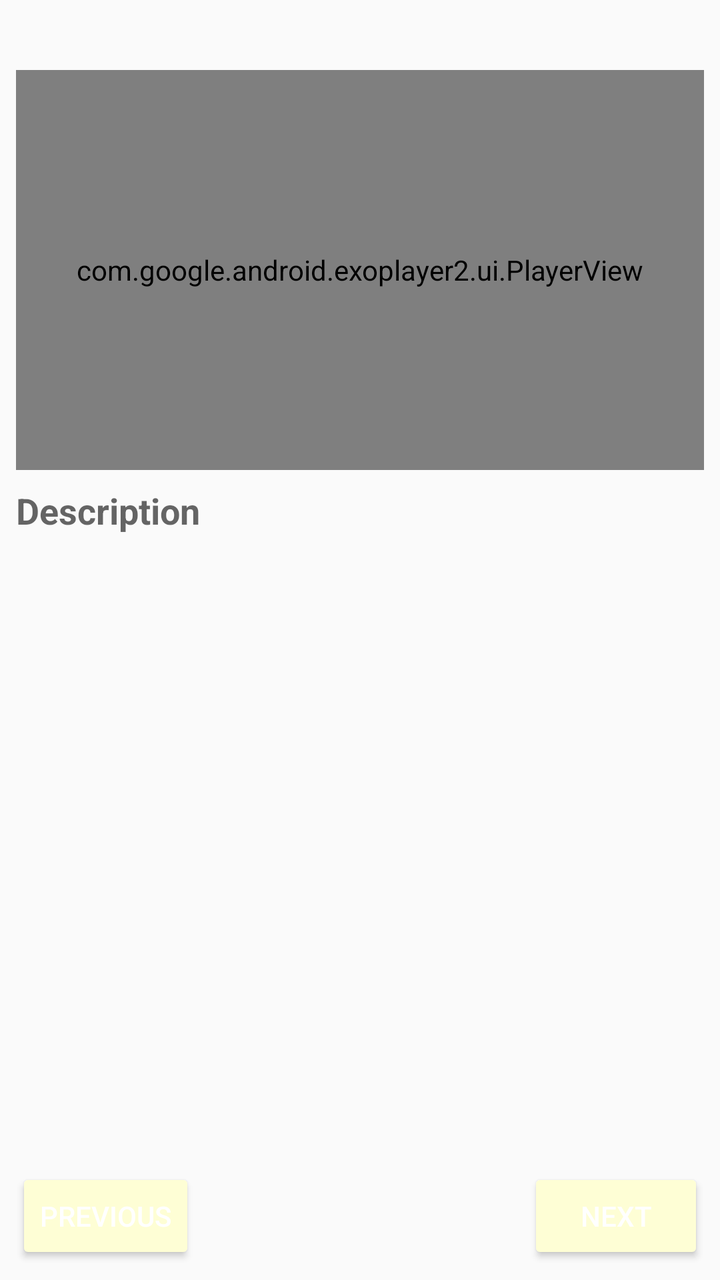
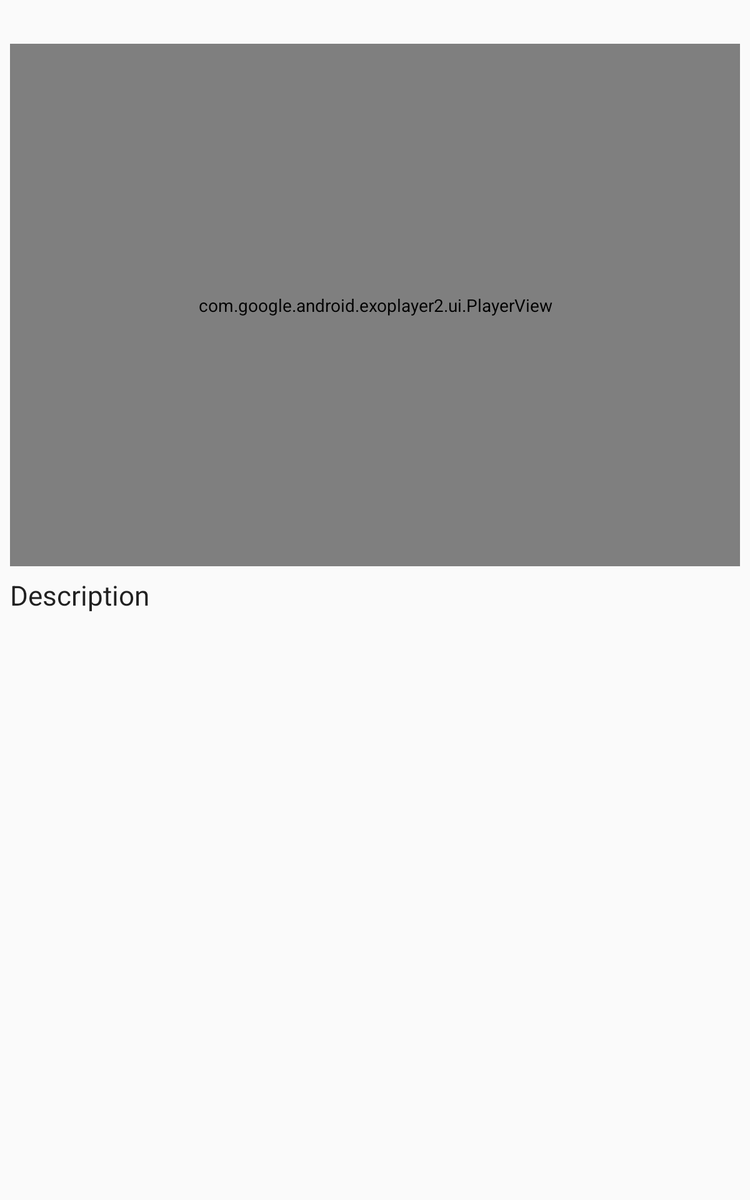

An Android layout and its configuration variant, each rendered on a device that would load it. The default file and the variant file are quoted in full after the pictures.
<!-- AndroidManifest.xml: application theme AppTheme -->
<!-- res/layout/fragment_recipe_step.xml -->
<?xml version="1.0" encoding="utf-8"?>
<android.support.constraint.ConstraintLayout xmlns:android="http://schemas.android.com/apk/res/android"
    xmlns:app="http://schemas.android.com/apk/res-auto"
    xmlns:tools="http://schemas.android.com/tools"
    android:layout_width="match_parent"
    android:layout_height="match_parent"
    tools:layout_editor_absoluteY="81dp">

    <ScrollView
        android:layout_width="match_parent"
        android:layout_height="0dp"
        android:layout_marginBottom="8dp"
        android:fillViewport="true"
        android:orientation="vertical"
        app:layout_constraintBottom_toTopOf="@+id/btnPrevious"
        app:layout_constraintTop_toTopOf="parent">

        <android.support.constraint.ConstraintLayout
            android:layout_width="match_parent"
            android:layout_height="wrap_content">

            <TextView
                android:id="@+id/tvStepNumber"
                style="@style/Step.50"
                android:layout_marginStart="16dp"
                android:layout_marginTop="8dp"
                app:layout_constraintStart_toStartOf="parent"
                app:layout_constraintTop_toTopOf="parent" />

            <TextView
                android:id="@+id/tvStepName"
                android:layout_width="0dp"
                android:layout_height="wrap_content"
                android:layout_marginStart="8dp"
                android:textAppearance="@style/TextAppearance.AppCompat.Subhead"
                app:layout_constraintBottom_toBottomOf="@+id/tvStepNumber"
                app:layout_constraintEnd_toEndOf="parent"
                app:layout_constraintStart_toEndOf="@+id/tvStepNumber"
                app:layout_constraintTop_toTopOf="@+id/tvStepNumber" />


            <com.google.android.exoplayer2.ui.PlayerView
                android:id="@+id/exPlayer"
                android:layout_width="0dp"
                android:layout_height="@dimen/step_video_height"
                android:layout_marginLeft="8dp"
                android:layout_marginTop="8dp"
                android:layout_marginRight="8dp"
                app:layout_constraintEnd_toEndOf="parent"
                app:layout_constraintStart_toStartOf="parent"
                app:layout_constraintTop_toBottomOf="@+id/tvStepNumber" />

            <TextView
                android:id="@+id/tvDescriptionTitle"
                android:layout_width="wrap_content"
                android:layout_height="wrap_content"
                android:layout_marginStart="8dp"
                android:layout_marginTop="8dp"
                android:text="@string/step_description"
                android:textAppearance="@style/TextAppearance.AppCompat.Medium"
                android:textStyle="bold"
                app:layout_constraintStart_toStartOf="parent"
                app:layout_constraintTop_toBottomOf="@+id/exPlayer" />

            <TextView
                android:id="@+id/tvDescription"
                android:layout_width="0dp"
                android:layout_height="wrap_content"
                android:layout_marginStart="8dp"
                android:layout_marginTop="8dp"
                android:layout_marginEnd="8dp"
                app:layout_constraintEnd_toEndOf="parent"
                app:layout_constraintHorizontal_bias="0.445"
                app:layout_constraintStart_toStartOf="parent"
                app:layout_constraintTop_toBottomOf="@+id/tvDescriptionTitle" />

            <ImageView
                android:id="@+id/ivStep"
                android:layout_width="0dp"
                android:layout_height="0dp"
                android:contentDescription="@string/recipe_step_cd_image"
                android:visibility="invisible"
                app:layout_constraintBottom_toBottomOf="@+id/exPlayer"
                app:layout_constraintEnd_toEndOf="@+id/exPlayer"
                app:layout_constraintStart_toStartOf="parent"
                app:layout_constraintTop_toBottomOf="@+id/tvStepNumber"
                app:srcCompat="?attr/colorButtonNormal" />

        </android.support.constraint.ConstraintLayout>

    </ScrollView>

    <Button
        android:id="@+id/btnNext"
        style="@style/Widget.AppCompat.Button.Colored"
        android:layout_width="wrap_content"
        android:layout_height="wrap_content"
        android:layout_marginEnd="8dp"
        android:layout_marginBottom="8dp"
        android:text="@string/step_next"
        app:layout_constraintBottom_toBottomOf="parent"
        app:layout_constraintEnd_toEndOf="parent" />

    <Button
        android:id="@+id/btnPrevious"
        style="@style/Widget.AppCompat.Button.Colored"
        android:layout_width="wrap_content"
        android:layout_height="wrap_content"
        android:layout_marginStart="8dp"
        android:layout_marginBottom="8dp"
        android:text="@string/step_previous"
        app:layout_constraintBottom_toBottomOf="parent"
        app:layout_constraintStart_toStartOf="parent" />


</android.support.constraint.ConstraintLayout>
<!-- resources referenced by this layout -->
<resources>
  <dimen name="step_video_height">200dp</dimen>
  <string name="recipe_step_cd_image">Image for step</string>
  <string name="step_description">Description</string>
  <string name="step_next">Next</string>
  <string name="step_previous">Previous</string>
  <style name="AppTheme" parent="Theme.AppCompat.Light.DarkActionBar">
          
          <item name="colorPrimary">@color/colorPrimary</item>
          <item name="colorPrimaryDark">@color/colorPrimaryDark</item>
          <item name="colorAccent">@color/colorAccent</item>
      </style>
  <color name="colorPrimary">#7c4789</color>
  <color name="colorPrimaryDark">#4a0e5c</color>
  <color name="colorAccent">#fefed5</color>
</resources>
<!-- res/layout-sw600dp/fragment_recipe_step.xml (the repository's variant of the layout above) -->
<!-- drawn on a 7-inch tablet held upright -->
<?xml version="1.0" encoding="utf-8"?>
<android.support.constraint.ConstraintLayout xmlns:android="http://schemas.android.com/apk/res/android"
    xmlns:app="http://schemas.android.com/apk/res-auto"
    xmlns:tools="http://schemas.android.com/tools"
    android:layout_width="match_parent"
    android:layout_height="match_parent"
    tools:layout_editor_absoluteY="81dp">

    <ScrollView
        android:layout_width="match_parent"
        android:layout_height="0dp"
        android:fillViewport="true"
        android:orientation="vertical"
        app:layout_constraintBottom_toBottomOf="parent"
        app:layout_constraintTop_toTopOf="parent">

        <android.support.constraint.ConstraintLayout
            android:layout_width="match_parent"
            android:layout_height="wrap_content">

            <android.support.constraint.Guideline
                android:id="@+id/guideline5"
                android:layout_width="wrap_content"
                android:layout_height="wrap_content"
                android:orientation="horizontal"
                app:layout_constraintGuide_percent="0.48" />

            <TextView
                android:id="@+id/tvStepNumber"
                style="@style/Step.50"
                android:layout_marginStart="16dp"
                android:layout_marginTop="8dp"
                app:layout_constraintStart_toStartOf="parent"
                app:layout_constraintTop_toTopOf="parent" />

            <TextView
                android:id="@+id/tvStepName"
                android:layout_width="0dp"
                android:layout_height="wrap_content"
                android:layout_marginStart="8dp"
                android:textAppearance="@style/TextAppearance.AppCompat.Title"
                app:layout_constraintBottom_toBottomOf="@+id/tvStepNumber"
                app:layout_constraintEnd_toEndOf="parent"
                app:layout_constraintStart_toEndOf="@+id/tvStepNumber"
                app:layout_constraintTop_toTopOf="@+id/tvStepNumber" />


            <com.google.android.exoplayer2.ui.PlayerView
                android:id="@+id/exPlayer"
                android:layout_width="0dp"
                android:layout_height="0dp"
                android:layout_marginStart="8dp"
                android:layout_marginLeft="8dp"
                android:layout_marginTop="8dp"
                android:layout_marginEnd="8dp"
                android:layout_marginRight="8dp"
                android:layout_marginBottom="8dp"
                app:layout_constraintBottom_toTopOf="@+id/guideline5"
                app:layout_constraintEnd_toEndOf="parent"
                app:layout_constraintStart_toStartOf="parent"
                app:layout_constraintTop_toBottomOf="@+id/tvStepNumber" />

            <TextView
                android:id="@+id/tvDescriptionTitle"
                android:layout_width="wrap_content"
                android:layout_height="wrap_content"
                android:layout_marginStart="8dp"
                android:text="@string/step_description"
                android:textAppearance="@style/TextAppearance.AppCompat.Large"
                app:layout_constraintStart_toStartOf="parent"
                app:layout_constraintTop_toTopOf="@+id/guideline5" />

            <TextView
                android:id="@+id/tvDescription"
                android:layout_width="0dp"
                android:layout_height="wrap_content"
                android:layout_marginStart="8dp"
                android:layout_marginLeft="8dp"
                android:layout_marginTop="8dp"
                android:layout_marginEnd="8dp"
                android:layout_marginRight="8dp"
                android:textAppearance="@style/TextAppearance.AppCompat.Medium"
                app:layout_constraintEnd_toEndOf="parent"
                app:layout_constraintHorizontal_bias="0.445"
                app:layout_constraintStart_toStartOf="parent"
                app:layout_constraintTop_toBottomOf="@+id/tvDescriptionTitle" />

            <ImageView
                android:id="@+id/ivStep"
                android:layout_width="0dp"
                android:layout_height="0dp"
                android:layout_marginBottom="8dp"
                android:contentDescription="@string/recipe_step_cd_image"
                android:visibility="invisible"
                app:layout_constraintBottom_toTopOf="@+id/guideline5"
                app:layout_constraintEnd_toEndOf="@+id/exPlayer"
                app:layout_constraintStart_toStartOf="parent"
                app:layout_constraintTop_toBottomOf="@+id/tvStepNumber"
                app:srcCompat="?attr/colorButtonNormal" />

        </android.support.constraint.ConstraintLayout>

    </ScrollView>


</android.support.constraint.ConstraintLayout>
<!-- resources referenced by the variant -->
<!-- as a 7-inch tablet held upright resolves them -->
<resources>
  <string name="recipe_step_cd_image">Image for step</string>
  <string name="step_description">Description</string>
  <style name="AppTheme" parent="Theme.AppCompat.Light.DarkActionBar">
          
          <item name="colorPrimary">@color/colorPrimary</item>
          <item name="colorPrimaryDark">@color/colorPrimaryDark</item>
          <item name="colorAccent">@color/colorAccent</item>
      </style>
  <color name="colorPrimary">#7c4789</color>
  <color name="colorPrimaryDark">#4a0e5c</color>
  <color name="colorAccent">#fefed5</color>
</resources>
